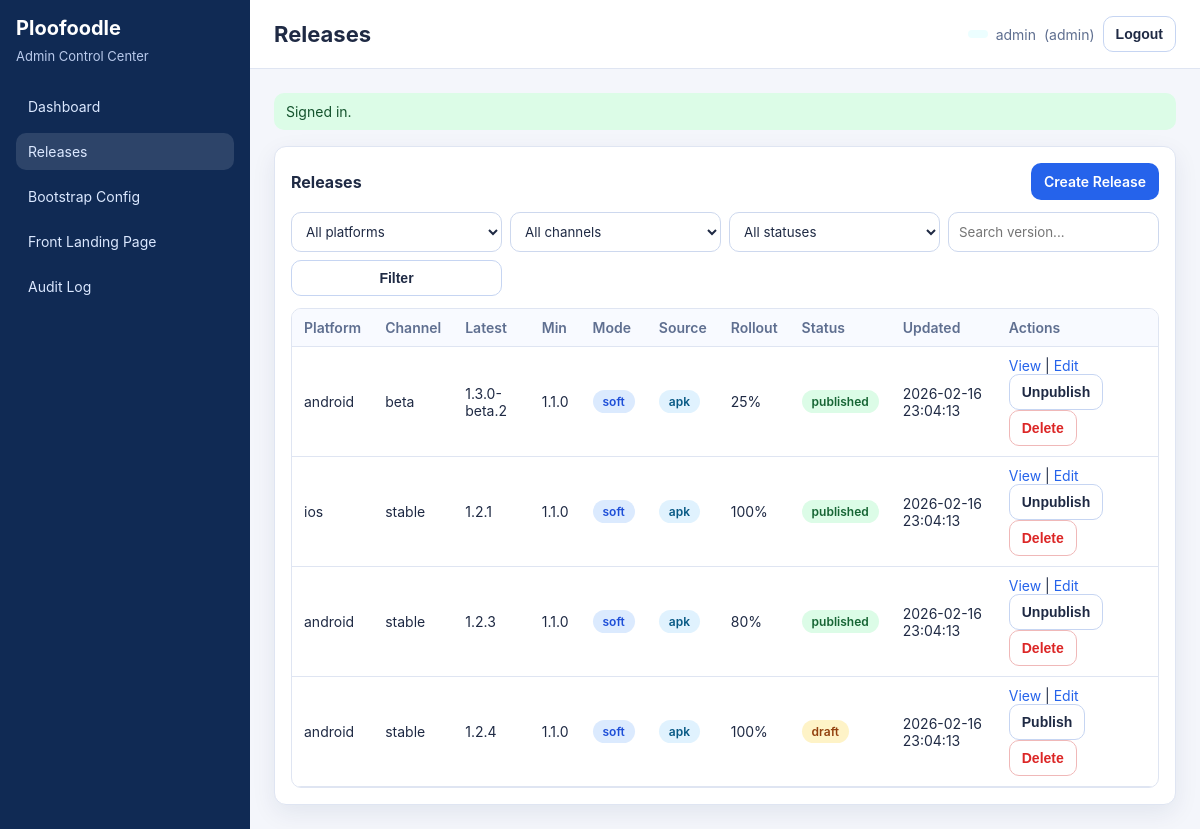
The app's page /index.php?_route=/admin/releases (signed in), older data.
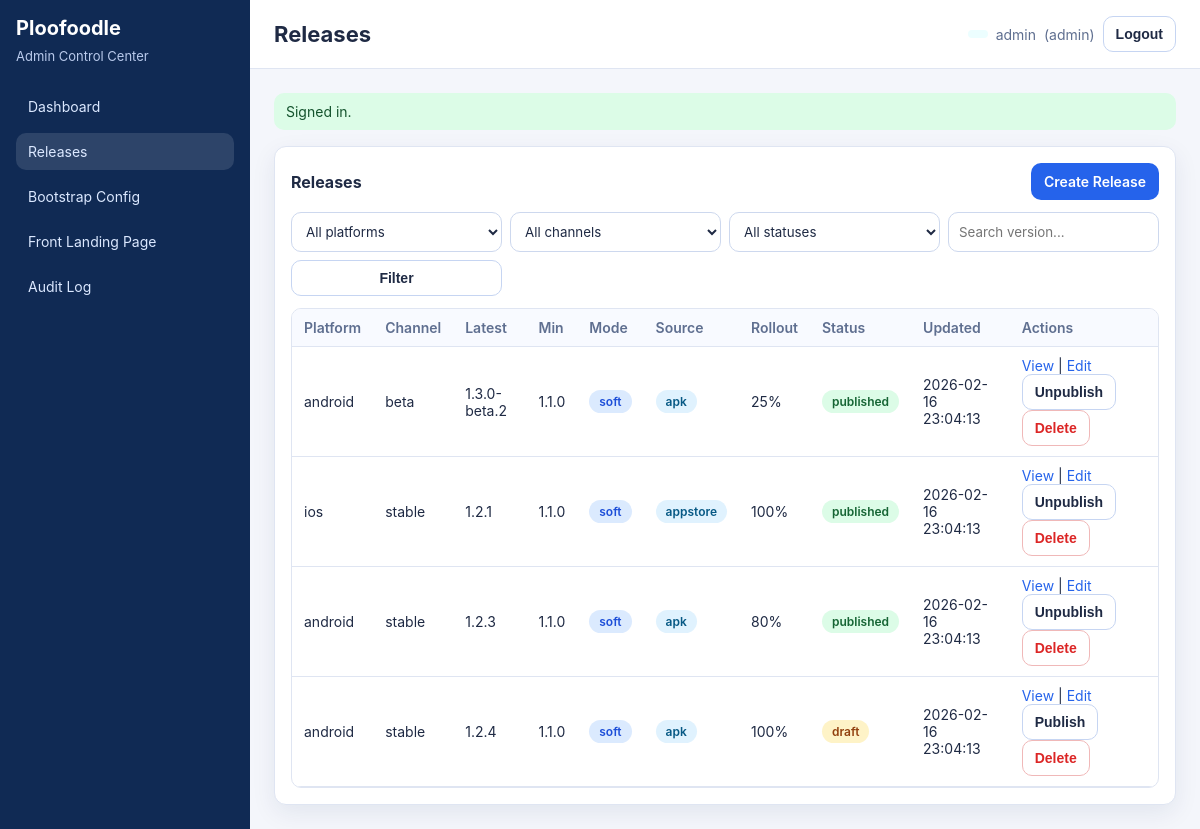
The same page, newer data.
### tables this page shows
CREATE TABLE IF NOT EXISTS admin_update_manifest (
  id BIGINT UNSIGNED AUTO_INCREMENT PRIMARY KEY,
  platform VARCHAR(20) NOT NULL DEFAULT 'android',
  channel VARCHAR(30) NOT NULL DEFAULT 'stable',
  status ENUM('draft','published') NOT NULL DEFAULT 'draft',
  schema_version INT UNSIGNED NOT NULL DEFAULT 1,
  latest_version VARCHAR(32) NOT NULL,
  min_supported_version VARCHAR(32) NOT NULL,
  update_mode ENUM('soft','hard') NOT NULL DEFAULT 'soft',
  update_source ENUM('apk','play','appstore','web') NOT NULL DEFAULT 'apk',
  download_url VARCHAR(500) NOT NULL,
  distribution_url VARCHAR(500) NULL,
  release_notes_url VARCHAR(500) NULL,
  sha256 VARCHAR(128) NULL,
  rollout_percent TINYINT UNSIGNED NOT NULL DEFAULT 100,
  cache_ttl_seconds INT UNSIGNED NOT NULL DEFAULT 3600,
  etag VARCHAR(64) NOT NULL,
  updated_by BIGINT UNSIGNED NULL,
  published_at TIMESTAMP NULL DEFAULT NULL,
  created_at TIMESTAMP NOT NULL DEFAULT CURRENT_TIMESTAMP,
  updated_at TIMESTAMP NOT NULL DEFAULT CURRENT_TIMESTAMP ON UPDATE CURRENT_TIMESTAMP,
  KEY idx_aum_platform_channel_status (platform, channel, status),
  KEY idx_aum_updated_at (updated_at),
  UNIQUE KEY uq_aum_draft (platform, channel, status),
  CONSTRAINT fk_aum_updated_by FOREIGN KEY (updated_by) REFERENCES admin_users(id)
    ON DELETE SET NULL
);

### src/Controllers/BaseController.php (called while the page is built, shortened)
<?php
abstract class BaseController
{
    protected function render(string $viewFile, array $vars = []): void
    {
        $viewPath = PLOO_BASE_PATH . '/src/Views/' . $viewFile;
        extract($vars, EXTR_SKIP);
        require $viewPath;
    }
}

### src/Controllers/AdminReleaseController.php (called while the page is built, shortened)
<?php
final class AdminReleaseController extends BaseController
{
    public function index(): void
    {
        $user = (new RequireAdminAuth())->handle();
        $filters = [
            'platform' => (string)($this->request->query('platform', '') ?? ''),
            'channel' => (string)($this->request->query('channel', '') ?? ''),
            'status' => (string)($this->request->query('status', '') ?? ''),
            'q' => (string)($this->request->query('q', '') ?? ''),
        ];
        $rows = [];
        try {
            $rows = (new UpdateManifestRepository(Db::pdo()))->list($filters);
        } catch (\Throwable $e) {
            \ploo_flash('error', 'Release manifest table not available yet.');
        }
        $this->render('admin/releases/index.php', [
            'user' => $user,
            'flash' => \ploo_take_flash(),
            'csrfToken' => \ploo_csrf_token(),
            'rows' => $rows,
            'filters' => $filters,
            'allowedPlatforms' => ploo_config('app')['allowed_platforms'] ?? ['android'],
            'allowedChannels' => ploo_config('app')['allowed_channels'] ?? ['stable'],
        ]);
    }
}

### src/Core/Router.php (called while the page is built, shortened)
<?php
final class Router
{
    private array $routes = [];
    public function get(string $path, array $handler): void
    {
        $this->routes['GET'][$path] = $handler;
    }
    public function post(string $path, array $handler): void
    {
        $this->routes['POST'][$path] = $handler;
    }
    public function dispatch(): void
    {
        $request = new Request();
        $response = new Response();
        $method = $request->method();
        $path = rtrim($request->path(), '/') ?: '/';
        $handler = $this->routes[$method][$path] ?? null;
        try {
            [$class, $action] = $handler;
            $controller = new $class($request, $response);
            $controller->{$action}();
        } catch (\Throwable $e) {
            $response->json(['success' => false, 'error' => 'Internal server error'], 500);
        }
    }
}

### public/index.php (called while the page is built, shortened)
<?php
require_once __DIR__ . '/../src/bootstrap.php';
$router = new Router();
$router->get('/', [AdminDashboardController::class, 'index']);
$router->get('/admin', [AdminDashboardController::class, 'index']);
$router->get('/auth/login', [AuthController::class, 'showLogin']);
$router->post('/auth/login', [AuthController::class, 'login']);
$router->post('/auth/logout', [AuthController::class, 'logout']);
$router->get('/admin/config', [AdminConfigController::class, 'index']);
$router->post('/admin/config', [AdminConfigController::class, 'saveOrPublish']);
$router->post('/admin/config/save-draft', [AdminConfigController::class, 'saveDraft']);
$router->post('/admin/config/publish', [AdminConfigController::class, 'publish']);
$router->post('/admin/config/reset-draft', [AdminConfigController::class, 'resetDraft']);
$router->post('/admin/config/delete-draft', [AdminConfigController::class, 'deleteDraft']);
$router->get('/admin/releases', [AdminReleaseController::class, 'index']);
$router->post('/admin/releases', [AdminReleaseController::class, 'saveOrPublish']);
$router->get('/admin/releases/create', [AdminReleaseController::class, 'create']);
$router->get('/admin/releases/view', [AdminReleaseController::class, 'view']);
$router->get('/admin/releases/edit', [AdminReleaseController::class, 'edit']);
$router->post('/admin/releases/publish', [AdminReleaseController::class, 'publish']);
$router->post('/admin/releases/unpublish', [AdminReleaseController::class, 'unpublish']);
$router->post('/admin/releases/delete', [AdminReleaseController::class, 'delete']);
$router->get('/admin/audit', [AdminAuditController::class, 'index']);
$router->get('/admin/audit/view', [AdminAuditController::class, 'view']);
$router->get('/admin/front-landing', [AdminFrontLandingController::class, 'landing']);
$router->get('/admin/front-landing/get-started', [AdminFrontLandingController::class, 'getStarted']);
$router->get('/admin/front-landing/support', [AdminFrontLandingController::class, 'support']);
$router->post('/admin/front-landing/save', [AdminFrontLandingController::class, 'saveOrPublish']);
$router->get('/app', [PublicAppLandingController::class, 'show']);
$router->get('/app/open', [PublicAppOpenController::class, 'show']);
$router->get('/app/releases', [PublicAppReleasesController::class, 'show']);
$router->get('/app/releases/notes', [PublicAppReleasesController::class, 'notes']);
$router->get('/app/get-started', [PublicAppGetStartedController::class, 'show']);
$router->get('/app/support', [PublicAppSupportController::class, 'show']);
$router->get('/mobile/bootstrap', [MobileBootstrapController::class, 'show']);
$router->get('/mobile/update', [MobileUpdateController::class, 'show']);
$router->get('/health', [HealthController::class, 'show']);
$router->dispatch();

### src/bootstrap.php (called while the page is built, shortened)
<?php
spl_autoload_register(static function (string $class): void {
    $prefix = 'Ploofoodle\\';
    $relative = substr($class, strlen($prefix));
    $path = PLOO_BASE_PATH . '/src/' . str_replace('\\', '/', $relative) . '.php';
});
$GLOBALS['ploo_config'] = [
    'app' => require PLOO_BASE_PATH . '/config/app.php',
    'db' => require PLOO_BASE_PATH . '/config/db.php',
    'auth' => require PLOO_BASE_PATH . '/config/auth.php',
];
function ploo_config(string $group): array
{
    return $GLOBALS['ploo_config'][$group] ?? [];
}
function ploo_base_path(): string
{
    $configured = trim((string)(ploo_config('app')['base_path'] ?? ''));
    $scriptName = (string)($_SERVER['SCRIPT_NAME'] ?? '/index.php');
    $base = rtrim(str_replace('\\', '/', dirname($scriptName)), '/');
    return $base === '' ? '' : $base;
}
function ploo_route_url(string $route, array $query = []): string
{
    $query = array_merge(['_route' => $route], $query);
    return ploo_base_path() . '/index.php?' . http_build_query($query);
}

### src/Core/Db.php (called while the page is built, shortened)
<?php
final class Db
{
    private static array $config = [];
    private static ?PDO $pdo = null;
    public static function configure(array $config): void
    {
        self::$config = $config;
    }
    public static function pdo(): PDO
    {
        $host = self::$config['host'] ?? '127.0.0.1';
        $port = (int)(self::$config['port'] ?? 3306);
        $name = self::$config['name'] ?? 'up-skill';
        $user = self::$config['user'] ?? 'root';
        $pass = self::$config['pass'] ?? '';
        $charset = self::$config['charset'] ?? 'utf8mb4';
        $dsn = sprintf('mysql:host=%s;port=%d;dbname=%s;charset=%s', $host, $port, $name, $charset);
        self::$pdo = new PDO($dsn, $user, $pass, [
            PDO::ATTR_ERRMODE => PDO::ERRMODE_EXCEPTION,
            PDO::ATTR_DEFAULT_FETCH_MODE => PDO::FETCH_ASSOC,
            PDO::ATTR_EMULATE_PREPARES => false,
        ]);
        return self::$pdo;
    }
}

### src/Core/Request.php (called while the page is built, shortened)
<?php
final class Request
{
    public function query(string $key, ?string $default = null): ?string
    {
        $value = $_GET[$key] ?? null;
        if ($value === null || $value === '') {
            return $default;
        }
        return trim((string)$value);
    }
}

### src/Repositories/UpdateManifestRepository.php (called while the page is built, shortened)
<?php
final class UpdateManifestRepository
{
    public function list(array $filters = []): array
    {
        $sql = 'SELECT * FROM admin_update_manifest WHERE 1=1';
        $params = [];
        $sql .= ' ORDER BY updated_at DESC, id DESC';
        $stmt = $this->pdo->prepare($sql);
        $stmt->execute($params);
        $rows = $stmt->fetchAll();
        return is_array($rows) ? $rows : [];
    }
}

### src/Views/admin/releases/index.php (the view, shortened to what the rows shown need)
<?php
$rows = $rows ?? [];
?>
<section class="card">
  <div class="table-wrap">
    <table>
      <thead>
        <tr>
          <th>Platform</th><th>Channel</th><th>Latest</th><th>Min</th><th>Mode</th><th>Source</th><th>Rollout</th><th>Status</th><th>Updated</th><th>Actions</th>
        </tr>
      </thead>
      <tbody>
      <?php if (empty($rows)): ?>
        <tr><td colspan="10" class="muted">No manifests found.</td></tr>
      <?php else: foreach ($rows as $r): ?>
        <tr>
          <td><?= htmlspecialchars((string)$r['platform'], ENT_QUOTES, 'UTF-8') ?></td>
          <td><?= htmlspecialchars((string)$r['channel'], ENT_QUOTES, 'UTF-8') ?></td>
          <td><?= htmlspecialchars((string)$r['latest_version'], ENT_QUOTES, 'UTF-8') ?></td>
          <td><?= htmlspecialchars((string)$r['min_supported_version'], ENT_QUOTES, 'UTF-8') ?></td>
          <td><span class="badge <?= htmlspecialchars((string)$r['update_mode'], ENT_QUOTES, 'UTF-8') ?>"><?= htmlspecialchars((string)$r['update_mode'], ENT_QUOTES, 'UTF-8') ?></span></td>
          <td><span class="badge info"><?= htmlspecialchars((string)($r['update_source'] ?? 'apk'), ENT_QUOTES, 'UTF-8') ?></span></td>
          <td><?= (int)$r['rollout_percent'] ?>%</td>
          <td><span class="badge <?= htmlspecialchars((string)$r['status'], ENT_QUOTES, 'UTF-8') ?>"><?= htmlspecialchars((string)$r['status'], ENT_QUOTES, 'UTF-8') ?></span></td>
          <td><?= htmlspecialchars((string)$r['updated_at'], ENT_QUOTES, 'UTF-8') ?></td>
          <td>
            <a href="<?= htmlspecialchars(ploo_route_url('/admin/releases/view', ['id' => (int)$r['id']]), ENT_QUOTES, 'UTF-8') ?>">View</a>
            |
            <a href="<?= htmlspecialchars(ploo_route_url('/admin/releases/edit', ['id' => (int)$r['id']]), ENT_QUOTES, 'UTF-8') ?>">Edit</a>
            <form method="post" action="<?= htmlspecialchars(ploo_route_url('/admin/releases/' . ($r['status'] === 'published' ? 'unpublish' : 'publish')), ENT_QUOTES, 'UTF-8') ?>" style="display:inline" onsubmit="return confirm('Apply action for this manifest?');">
              <button class="btn secondary" type="submit"><?= $r['status'] === 'published' ? 'Unpublish' : 'Publish' ?></button>
            </form>
            <form method="post" action="<?= htmlspecialchars(ploo_route_url('/admin/releases/delete'), ENT_QUOTES, 'UTF-8') ?>" style="display:inline" onsubmit="return confirm('Delete this manifest row?');">
              <button class="btn danger" type="submit">Delete</button>
            </form>
          </td>
        </tr>
      <?php endforeach; endif; ?>
      </tbody>
    </table>
  </div>
</section>
<?php
require PLOO_BASE_PATH . '/src/Views/layout.php';

Row changes from the older to the newer data that the page shows:
changed admin_update_manifest "ios": update_source "apk" → "appstore"
